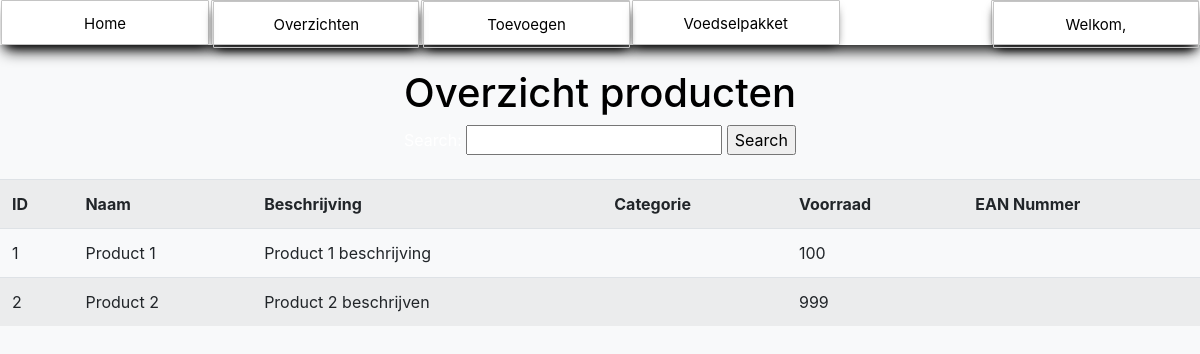
Page /alleproducten.php (signed in) on the earlier database version.
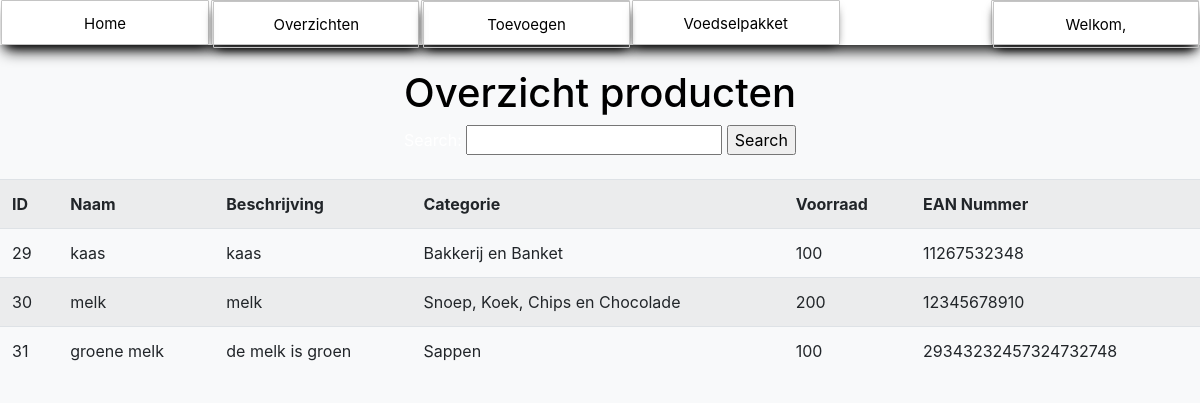
Same page on the later database version.
### tables this page shows
CREATE TABLE `producten` (
  `id` int(11) NOT NULL,
  `naam` varchar(255) NOT NULL,
  `beschrijving` varchar(100) NOT NULL,
  `categorie` varchar(500) NOT NULL,
  `voorraad` int(11) NOT NULL,
  `EAN_Nummer` varchar(255) NOT NULL
);

### alleproducten.php (the view, shortened to what this page needs)
<!DOCTYPE html>
<html lang="en">
<head>
    <link href="https://stackpath.bootstrapcdn.com/bootstrap/4.5.0/css/bootstrap.min.css" rel="stylesheet">
</head>
<body class="bg-light">
    <?php
        include "navigation.php";
        if (isset($_SESSION['loggedin']) && $_SESSION['loggedin'] == true) {
    ?>
    <br>
    <CENTER><h1 style="color: black;">Overzicht producten</h1>
    <form method="GET" action="search.php">
    Search: <input type="text" name="query">
    <input type="submit" value="Search">
</form>
    <div class="table-responsive mt-4">
        <table class="table table-striped">
        <tr>
            <th>ID</th>
            <th>Naam</th>
            <th>Beschrijving</th>
            <th>Categorie</th>
            <th>Voorraad</th>
            <th>EAN Nummer</th>
        </tr>
        </div>
        </CENTER>
<?php
        include 'config.php';
        $sql = "SELECT * FROM producten";
        $params = [];
        try {
            $stmt = $conn->prepare($sql);
            $stmt->execute($params);
            $products = $stmt->fetchAll();
            foreach ($products as $product) {
                echo "<tr>";
                echo "<td>" . $product['id'] . "</td>";
                echo "<td>" . $product['naam'] . "</td>";
                echo "<td>" . $product['beschrijving'] . "</td>";
                echo "<td>" . $product['categorie'] . "</td>";
                echo "<td>" . $product['voorraad'] . "</td>";
                echo "<td>" . $product['EAN_Nummer'] . "</td>";
                echo "</tr>";
            }
        } catch (PDOException $e) {
            echo "<div class='alert alert-danger'>" . $e->getMessage() . "</div>";
        }
    }
    ?>
</body>
</html>

### navigation.php (shortened to what this page needs)
<!DOCTYPE html>
<html>
<head>
  <link rel="stylesheet" type="text/css" media="screen" href="navigation.css" />
</head>
<body>
<?php
if (isset($_SESSION['loggedin']) && $_SESSION['loggedin'] == true) {
?>
<section>
  <center>
    <div>
      <nav class="nav_bar">
        <div onclick="location.href='index.php';">Home</div>
        <div class="dropdown">
          <div class="hover-button">Overzichten</div>
        </div>
        <div class="dropdown">
          <div class="hover-button">Toevoegen</div>
        </div>
        <div onclick="location.href='overzichtgezinnen.php';">Voedselpakket</div>
        <div class="dropdown">
          <div style="color: black;">Welkom, <?php echo $_SESSION['user_name']; ?></div>
        </div>
      </nav>
    </div>
  </center>
</section>
<?php
}
?>

### navigation.css (style rules this page uses)
body { color: white; padding: 0; margin: 0; }
.nav_bar { position: absolute; color: black; text-align: center; display: flex; box-shadow: 0px 10px 15px -5px black; position: relative; width: 100%; height: 45px; background: #ffffff; font-size: 15px; z-index: 0; line-height: 45px; }
.nav_bar div { color: black; width: 100%; box-shadow: 0px 5px 10px -5px black; cursor: pointer; transition: all 0.5s ease; border: 0.1px solid rgb(196, 196, 196); border-radius: 1px; margin-left: 1px; margin-right: 1px; }
.nav_bar div:nth-child(4) { margin-right: 150px; }
.dropdown { position: relative; display: inline-block; }
.hover-button { border: 1px solid black; }

### navigation.php (style rules this page uses)
.nav_bar { position: relative; z-index: 900; }

Differences in the rows shown:
removed producten: id "1", naam "Product 1", beschrijving "Product 1 beschrijving", voorraad "100"
removed producten: id "2", naam "Product 2", beschrijving "Product 2 beschrijven", voorraad "999"
added producten: id "29", naam "kaas", beschrijving "kaas", categorie "Bakkerij en Banket", voorraad "100", EAN_Nummer "11267532348"
added producten: id "30", naam "melk", beschrijving "melk", categorie "Snoep, Koek, Chips en Chocolade", voorraad "200", EAN_Nummer "12345678910"
added producten: id "31", naam "groene melk", beschrijving "de melk is groen", categorie "Sappen", voorraad "100", EAN_Nummer "29343232457324732748"
